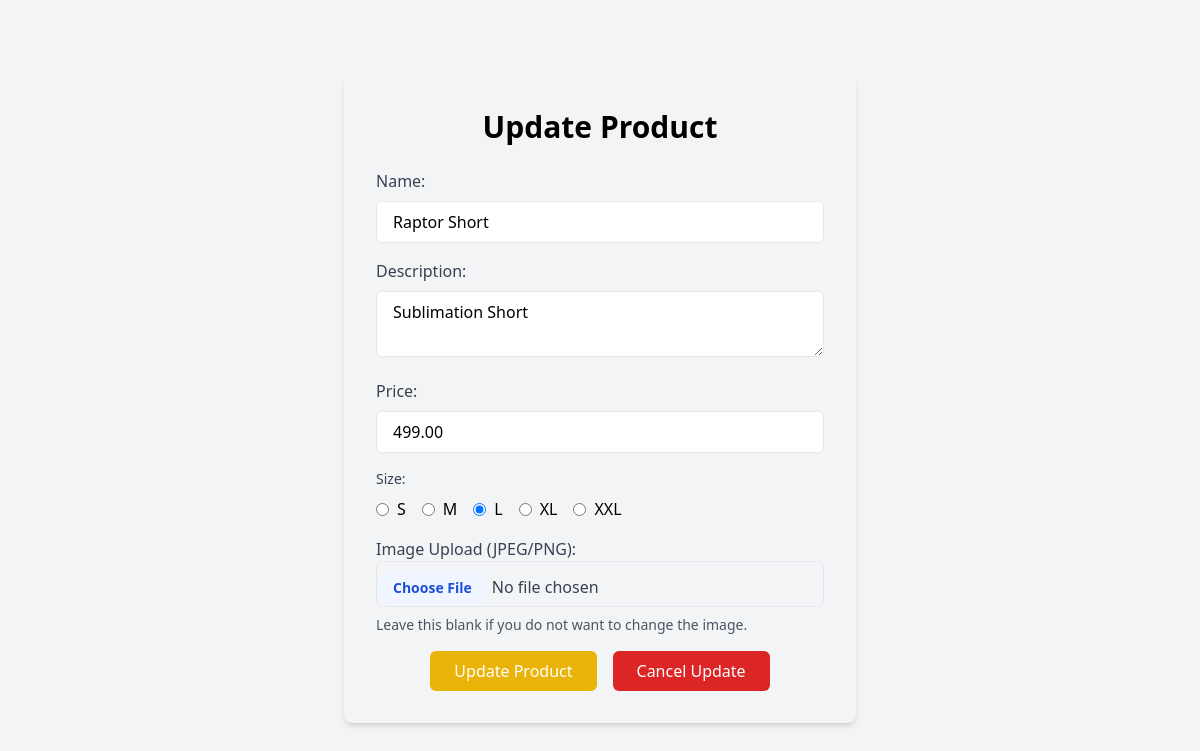
The app's page /updateProduct.php?id=11 with its own data.
### tables this page shows
CREATE TABLE `products` (
  `id` int(11) NOT NULL,
  `name` varchar(255) NOT NULL,
  `description` text DEFAULT NULL,
  `price` decimal(10,2) NOT NULL,
  `image_url` varchar(255) DEFAULT NULL,
  `date_created` datetime DEFAULT current_timestamp(),
  `date_updated` datetime DEFAULT current_timestamp() ON UPDATE current_timestamp(),
  `size` enum('S','M','L','XL','XXL') DEFAULT NULL,
  `stock` tinyint(1) NOT NULL DEFAULT 1
);

### updateProduct.php (the view, shortened to what this page needs)
<?php
$host = 'localhost';
$username = 'root';
$password = '';
$database = 'capstoneloginver2';
$db = new mysqli($host, $username, $password, $database);
if (isset($_GET['id'])) {
    $id = intval($_GET['id']);
    $stmt = $db->prepare("SELECT name, description, price, size, image_url FROM products WHERE id = ?");
    $stmt->bind_param("i", $id);
    $stmt->execute();
    $result = $stmt->get_result();
    if ($result->num_rows > 0) {
        $product = $result->fetch_assoc();
    } else {
        $_SESSION['message'] = "Product not found.";
        header("Location: myProducts.php");
        exit();
    }
} else {
    $_SESSION['message'] = "Invalid product ID.";
    header("Location: myProducts.php");
    exit();
}
?>
<!DOCTYPE html>
<html lang="en">
<head>
    <script src="https://cdn.tailwindcss.com"></script>
    <link href="https://cdn.jsdelivr.net/npm/aos@2.3.4/dist/aos.css" rel="stylesheet">
    <link href="https://cdnjs.cloudflare.com/ajax/libs/font-awesome/5.15.4/css/all.min.css" rel="stylesheet">
    <link rel="stylesheet" href="style.css">
</head>
<body style="background-image: url('http://www.pixelstalk.net/wp-content/uploads/2016/10/Black-and-Orange-Background-Full-HD.jpg'); background-size: cover; background-repeat: no-repeat;" class="bg-gray-100 flex items-center justify-center min-h-screen">
    <div  class="bg-gray-100 p-8 rounded-lg shadow-md w-full max-w-lg">
        <h1 class="text-3xl font-bold mb-6 text-center">Update Product</h1>
        <form action="updateProductProcess.php" method="POST" enctype="multipart/form-data">
            <div class="mb-4">
                <label class="block text-gray-700">Name:</label>
                <input type="text" name="name" value="<?php echo htmlspecialchars($product['name']); ?>" required class="w-full px-4 py-2 mt-2 border rounded-md focus:outline-none focus:ring-2 focus:ring-blue-400">
            </div>
            <div class="mb-4">
                <label class="block text-gray-700">Description:</label>
                <textarea name="description" required class="w-full px-4 py-2 mt-2 border rounded-md focus:outline-none focus:ring-2 focus:ring-blue-400"><?php echo htmlspecialchars($product['description']); ?></textarea>
            </div>
            <div class="mb-4">
                <label class="block text-gray-700">Price:</label>
                <input type="number" name="price" value="<?php echo htmlspecialchars($product['price']); ?>" step="0.01" required class="w-full px-4 py-2 mt-2 border rounded-md focus:outline-none focus:ring-2 focus:ring-blue-400">
            </div>
            <div class="mb-4">
    <span class="block text-sm font-medium text-gray-700">Size:</span>
    <div class="flex space-x-4 mt-2">
        <label class="flex items-center"><input type="radio" name="size" value="S" <?php if ($product['size'] === 'S') echo 'checked'; ?> class="mr-2" /> S</label>
        <label class="flex items-center"><input type="radio" name="size" value="M" <?php if ($product['size'] === 'M') echo 'checked'; ?> class="mr-2" /> M</label>
        <label class="flex items-center"><input type="radio" name="size" value="L" <?php if ($product['size'] === 'L') echo 'checked'; ?> class="mr-2" /> L</label>
        <label class="flex items-center"><input type="radio" name="size" value="XL" <?php if ($product['size'] === 'XL') echo 'checked'; ?> class="mr-2" /> XL</label>
        <label class="flex items-center"><input type="radio" name="size" value="XXL" <?php if ($product['size'] === 'XXL') echo 'checked'; ?> class="mr-2" /> XXL</label>
    </div>
</div>
            <div class="mb-4">
                <label class="block text-gray-700">Image Upload (JPEG/PNG):</label>
                <input type="file" name="image" accept=".jpeg,.jpg,.png" class="block w-full text-gray-700 border rounded-md file:mt-2 file:py-2 file:px-4 file:rounded-full file:border-0 file:text-sm file:font-semibold file:bg-blue-50 file:text-blue-700 hover:file:bg-blue-100" />
                <p class="mt-2 text-gray-600 text-sm">Leave this blank if you do not want to change the image.</p>
            </div>
            <div class="flex justify-center">
                <button type="submit" class="px-6 py-2 text-white bg-yellow-500 rounded-md hover:bg-yellow-600 focus:outline-none focus:ring-2 focus:ring-blue-400 mr-2">Update Product</button>
                <a href="myProducts.php"><button  class="px-6 py-2 text-white bg-red-600 rounded-md ml-2 hover:bg-red-700 focus:outline-none focus:ring-2 focus:ring-blue-400">Cancel Update</button></a>
            </div>
        </form>
    </div>
</body>
</html>

### records on screen
products: name "Raptor Short", description "Sublimation Short", price "499.00", size "☐ S", size "☐ M", size "☑ L", size "☐ XL", size "☐ XXL"
